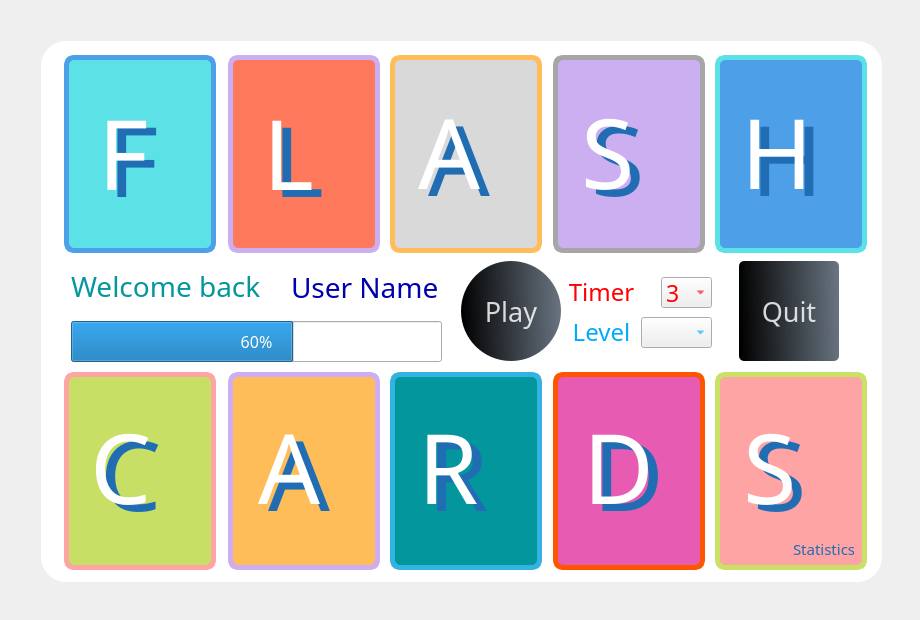
<?xml version="1.0" encoding="UTF-8"?>
<ui version="4.0">
 <class>menu</class>
 <widget class="QWidget" name="menu">
  <property name="geometry">
   <rect>
    <x>0</x>
    <y>0</y>
    <width>920</width>
    <height>620</height>
   </rect>
  </property>
  <property name="minimumSize">
   <size>
    <width>920</width>
    <height>620</height>
   </size>
  </property>
  <property name="maximumSize">
   <size>
    <width>920</width>
    <height>620</height>
   </size>
  </property>
  <property name="windowTitle">
   <string>FlashCards</string>
  </property>
  <property name="locale">
   <locale language="English" country="UnitedStates"/>
  </property>
  <layout class="QGridLayout" name="gridLayout">
   <item row="0" column="0">
    <widget class="QWidget" name="widget" native="true">
     <property name="styleSheet">
      <string notr="true">QPushButton#pushButton{
	background-color: qlineargradient(spread:pad, x1:0, y1:0.50682, x2:1, y2:0.477, stop:0 rgba(0,0,0,255), stop:1 rgba(85,98,112,226));
	color:rgba(255,255,255,210);
	border-radius:5px
}

QPushButton#pushButton:hover{
	background-color: qlineargradient(spread:pad, x1:0, y1:0.50682, x2:1, y2:0.477, stop:0 rgba(255,0,0,255), stop:1 rgba(85,81,84,226));
}

QPushButton#pushButton:pressed{
	padding-left:5px;
	padding-top:5px;
	background-color:rgba(150,123,1,255);
}

QPushButton#quitButton_2{
	background-color: qlineargradient(spread:pad, x1:0, y1:0.50682, x2:1, y2:0.477, stop:0 rgba(0,0,0,255), stop:1 rgba(85,98,112,226));
	color:rgba(255,255,255,210);
	border-radius:5px
}

QPushButton#quitButton_2:hover{
	background-color: qlineargradient(spread:pad, x1:0, y1:0.50682, x2:1, y2:0.477, stop:0 rgba(255,0,0,255), stop:1 rgba(85,81,84,226));
}

QPushButton#quitButton_2:pressed{
	padding-left:5px;
	padding-top:5px;
	background-color:rgba(150,123,1,255);
}

QPushButton#staticsButton{
	color:rgba(255,255,255,210);
	border-radius:5px
}


QPushButton#staticsButton:hover{
	background-color: qlineargradient(spread:pad, x1:0, y1:0.50682, x2:1, y2:0.477, stop:0 rgba(0,0,0,85), stop:1 rgba(50,50,50,150));
}

QPushButton#staticsButton:pressed{
	padding-left:5px;
	padding-top:5px;
	background-color:rgba(255,164,164,255);
}


QLabel#label_F_f:hover{
	background-color: qlineargradient(spread:pad, x1:0, y1:0.50682, x2:1, y2:0.477, stop:0 rgba(0,0,0,85), stop:1 rgba(50,50,50,150));
}
QLabel#label_L_f:hover{
	background-color: qlineargradient(spread:pad, x1:0, y1:0.50682, x2:1, y2:0.477, stop:0 rgba(0,0,0,85), stop:1 rgba(50,50,50,150));
}
QLabel#label_A_f:hover{
	background-color: qlineargradient(spread:pad, x1:0, y1:0.50682, x2:1, y2:0.477, stop:0 rgba(0,0,0,85), stop:1 rgba(50,50,50,150));
}
QLabel#label_S_f:hover{
	background-color: qlineargradient(spread:pad, x1:0, y1:0.50682, x2:1, y2:0.477, stop:0 rgba(0,0,0,85), stop:1 rgba(50,50,50,150));
}
QLabel#label_H_f:hover{
	background-color: qlineargradient(spread:pad, x1:0, y1:0.50682, x2:1, y2:0.477, stop:0 rgba(0,0,0,85), stop:1 rgba(50,50,50,150));
}
QLabel#label_C_f:hover{
	background-color: qlineargradient(spread:pad, x1:0, y1:0.50682, x2:1, y2:0.477, stop:0 rgba(0,0,0,85), stop:1 rgba(50,50,50,150));
}
QLabel#label_2A_f:hover{
	background-color: qlineargradient(spread:pad, x1:0, y1:0.50682, x2:1, y2:0.477, stop:0 rgba(0,0,0,85), stop:1 rgba(50,50,50,150));
}
QLabel#label_R_f:hover{
	background-color: qlineargradient(spread:pad, x1:0, y1:0.50682, x2:1, y2:0.477, stop:0 rgba(0,0,0,85), stop:1 rgba(50,50,50,150));
}
QLabel#label_D_f:hover{
	background-color: qlineargradient(spread:pad, x1:0, y1:0.50682, x2:1, y2:0.477, stop:0 rgba(0,0,0,85), stop:1 rgba(50,50,50,150));
}
QLabel#label_S2_f:hover{
	background-color: qlineargradient(spread:pad, x1:0, y1:0.50682, x2:1, y2:0.477, stop:0 rgba(0,0,0,85), stop:1 rgba(50,50,50,150));
}




</string>
     </property>
     <widget class="QLabel" name="label">
      <property name="geometry">
       <rect>
        <x>30</x>
        <y>30</y>
        <width>841</width>
        <height>541</height>
       </rect>
      </property>
      <property name="font">
       <font>
        <kerning>true</kerning>
       </font>
      </property>
      <property name="styleSheet">
       <string notr="true">background-color: rgb(255, 255, 255);
border-top-right-radius: 25px;
border-bottom-right-radius: 25px;
border-top-left-radius: 25px;
border-bottom-left-radius: 25px;</string>
      </property>
      <property name="text">
       <string/>
      </property>
     </widget>
     <widget class="QLabel" name="label_welcome">
      <property name="geometry">
       <rect>
        <x>60</x>
        <y>250</y>
        <width>211</width>
        <height>51</height>
       </rect>
      </property>
      <property name="font">
       <font>
        <family>Impact</family>
        <pointsize>21</pointsize>
       </font>
      </property>
      <property name="styleSheet">
       <string notr="true">color: rgb(3, 151, 157);</string>
      </property>
      <property name="text">
       <string>Welcome back</string>
      </property>
     </widget>
     <widget class="QPushButton" name="quitButton_2">
      <property name="geometry">
       <rect>
        <x>728</x>
        <y>250</y>
        <width>100</width>
        <height>100</height>
       </rect>
      </property>
      <property name="font">
       <font>
        <family>Arial Black</family>
        <pointsize>20</pointsize>
       </font>
      </property>
      <property name="text">
       <string>Quit</string>
      </property>
     </widget>
     <widget class="QLabel" name="label_username">
      <property name="geometry">
       <rect>
        <x>280</x>
        <y>251</y>
        <width>161</width>
        <height>51</height>
       </rect>
      </property>
      <property name="font">
       <font>
        <family>Impact</family>
        <pointsize>21</pointsize>
        <weight>50</weight>
        <bold>false</bold>
       </font>
      </property>
      <property name="contextMenuPolicy">
       <enum>Qt::CustomContextMenu</enum>
      </property>
      <property name="toolTipDuration">
       <number>-4</number>
      </property>
      <property name="layoutDirection">
       <enum>Qt::LeftToRight</enum>
      </property>
      <property name="autoFillBackground">
       <bool>false</bool>
      </property>
      <property name="styleSheet">
       <string notr="true">color: rgb(0, 0, 173);</string>
      </property>
      <property name="text">
       <string>User Name</string>
      </property>
      <property name="textFormat">
       <enum>Qt::AutoText</enum>
      </property>
      <property name="alignment">
       <set>Qt::AlignLeading|Qt::AlignLeft|Qt::AlignVCenter</set>
      </property>
     </widget>
     <widget class="QProgressBar" name="progressBar_menu">
      <property name="geometry">
       <rect>
        <x>60</x>
        <y>310</y>
        <width>371</width>
        <height>41</height>
       </rect>
      </property>
      <property name="font">
       <font>
        <family>Arial Black</family>
        <pointsize>12</pointsize>
       </font>
      </property>
      <property name="value">
       <number>60</number>
      </property>
      <property name="alignment">
       <set>Qt::AlignCenter</set>
      </property>
     </widget>
     <widget class="QPushButton" name="pushButton">
      <property name="geometry">
       <rect>
        <x>450</x>
        <y>250</y>
        <width>100</width>
        <height>100</height>
       </rect>
      </property>
      <property name="font">
       <font>
        <family>Arial Black</family>
        <pointsize>20</pointsize>
       </font>
      </property>
      <property name="styleSheet">
       <string notr="true">border-top-right-radius: 50px;
border-bottom-right-radius: 50px;
border-top-left-radius: 50px;
border-bottom-left-radius: 50px;</string>
      </property>
      <property name="text">
       <string>Play</string>
      </property>
     </widget>
     <widget class="QLabel" name="label_L_s">
      <property name="geometry">
       <rect>
        <x>262</x>
        <y>68</y>
        <width>101</width>
        <height>161</height>
       </rect>
      </property>
      <property name="font">
       <font>
        <family>Arial Black</family>
        <pointsize>73</pointsize>
       </font>
      </property>
      <property name="styleSheet">
       <string notr="true">color: rgb(32, 109, 180);
</string>
      </property>
      <property name="text">
       <string>L</string>
      </property>
     </widget>
     <widget class="QLabel" name="label_R">
      <property name="geometry">
       <rect>
        <x>407</x>
        <y>375</y>
        <width>101</width>
        <height>161</height>
       </rect>
      </property>
      <property name="font">
       <font>
        <family>Arial Black</family>
        <pointsize>73</pointsize>
       </font>
      </property>
      <property name="styleSheet">
       <string notr="true">color: rgb(255, 255, 255);</string>
      </property>
      <property name="text">
       <string>R</string>
      </property>
     </widget>
     <widget class="QLabel" name="label_A_s">
      <property name="geometry">
       <rect>
        <x>417</x>
        <y>67</y>
        <width>101</width>
        <height>161</height>
       </rect>
      </property>
      <property name="font">
       <font>
        <family>Arial Black</family>
        <pointsize>73</pointsize>
       </font>
      </property>
      <property name="styleSheet">
       <string notr="true">color: rgb(32, 109, 180);
</string>
      </property>
      <property name="text">
       <string>A</string>
      </property>
     </widget>
     <widget class="QLabel" name="label_H_f">
      <property name="geometry">
       <rect>
        <x>707</x>
        <y>47</y>
        <width>146</width>
        <height>192</height>
       </rect>
      </property>
      <property name="styleSheet">
       <string notr="true">border-top-right-radius: 10px;
border-bottom-right-radius: 10px;
border-top-left-radius: 10px;
border-bottom-left-radius: 10px;</string>
      </property>
      <property name="text">
       <string/>
      </property>
     </widget>
     <widget class="QLabel" name="label_H">
      <property name="geometry">
       <rect>
        <x>730</x>
        <y>60</y>
        <width>101</width>
        <height>161</height>
       </rect>
      </property>
      <property name="font">
       <font>
        <family>Arial Black</family>
        <pointsize>73</pointsize>
       </font>
      </property>
      <property name="styleSheet">
       <string notr="true">color: rgb(255, 255, 255);</string>
      </property>
      <property name="text">
       <string>H</string>
      </property>
     </widget>
     <widget class="QLabel" name="label_H_s">
      <property name="geometry">
       <rect>
        <x>740</x>
        <y>67</y>
        <width>101</width>
        <height>161</height>
       </rect>
      </property>
      <property name="font">
       <font>
        <family>Arial Black</family>
        <pointsize>73</pointsize>
       </font>
      </property>
      <property name="styleSheet">
       <string notr="true">color: rgb(32, 109, 180);
</string>
      </property>
      <property name="text">
       <string>H</string>
      </property>
     </widget>
     <widget class="QLabel" name="label_L_b">
      <property name="geometry">
       <rect>
        <x>217</x>
        <y>44</y>
        <width>152</width>
        <height>198</height>
       </rect>
      </property>
      <property name="styleSheet">
       <string notr="true">border-top-right-radius: 10px;
color: rgb(203, 175, 241);
border-bottom-right-radius: 10px;
border-top-left-radius: 10px;
border-bottom-left-radius: 10px;
border-width: 5px;border-style: solid;border-color: rgb(203, 175, 241);background-color: rgb(255, 122, 92);</string>
      </property>
      <property name="text">
       <string/>
      </property>
     </widget>
     <widget class="QLabel" name="label_R_f">
      <property name="geometry">
       <rect>
        <x>383</x>
        <y>364</y>
        <width>146</width>
        <height>192</height>
       </rect>
      </property>
      <property name="styleSheet">
       <string notr="true">border-top-right-radius: 10px;
border-bottom-right-radius: 10px;
border-top-left-radius: 10px;
border-bottom-left-radius: 10px;</string>
      </property>
      <property name="text">
       <string/>
      </property>
     </widget>
     <widget class="QLabel" name="label_L_f">
      <property name="geometry">
       <rect>
        <x>220</x>
        <y>47</y>
        <width>146</width>
        <height>192</height>
       </rect>
      </property>
      <property name="styleSheet">
       <string notr="true">border-top-right-radius: 10px;
border-bottom-right-radius: 10px;
border-top-left-radius: 10px;
border-bottom-left-radius: 10px;</string>
      </property>
      <property name="text">
       <string/>
      </property>
     </widget>
     <widget class="QLabel" name="label_A">
      <property name="geometry">
       <rect>
        <x>407</x>
        <y>60</y>
        <width>101</width>
        <height>161</height>
       </rect>
      </property>
      <property name="font">
       <font>
        <family>Arial Black</family>
        <pointsize>73</pointsize>
       </font>
      </property>
      <property name="styleSheet">
       <string notr="true">color: rgb(255, 255, 255);</string>
      </property>
      <property name="text">
       <string>A</string>
      </property>
     </widget>
     <widget class="QLabel" name="label_2A_s">
      <property name="geometry">
       <rect>
        <x>257</x>
        <y>382</y>
        <width>101</width>
        <height>161</height>
       </rect>
      </property>
      <property name="font">
       <font>
        <family>Arial Black</family>
        <pointsize>73</pointsize>
       </font>
      </property>
      <property name="styleSheet">
       <string notr="true">color: rgb(32, 109, 180);
</string>
      </property>
      <property name="text">
       <string>A</string>
      </property>
     </widget>
     <widget class="QLabel" name="label_F_f">
      <property name="geometry">
       <rect>
        <x>56</x>
        <y>47</y>
        <width>146</width>
        <height>192</height>
       </rect>
      </property>
      <property name="styleSheet">
       <string notr="true">border-top-right-radius: 10px;
border-bottom-right-radius: 10px;
border-top-left-radius: 10px;
border-bottom-left-radius: 10px;</string>
      </property>
      <property name="text">
       <string/>
      </property>
     </widget>
     <widget class="QLabel" name="label_D">
      <property name="geometry">
       <rect>
        <x>572</x>
        <y>375</y>
        <width>101</width>
        <height>161</height>
       </rect>
      </property>
      <property name="font">
       <font>
        <family>Arial Black</family>
        <pointsize>73</pointsize>
       </font>
      </property>
      <property name="styleSheet">
       <string notr="true">color: rgb(255, 255, 255);</string>
      </property>
      <property name="text">
       <string>D</string>
      </property>
     </widget>
     <widget class="QLabel" name="label_F">
      <property name="geometry">
       <rect>
        <x>87</x>
        <y>61</y>
        <width>101</width>
        <height>161</height>
       </rect>
      </property>
      <property name="font">
       <font>
        <family>Arial Black</family>
        <pointsize>73</pointsize>
       </font>
      </property>
      <property name="styleSheet">
       <string notr="true">color: rgb(255, 255, 255);</string>
      </property>
      <property name="text">
       <string>F</string>
      </property>
     </widget>
     <widget class="QLabel" name="label_F_s">
      <property name="geometry">
       <rect>
        <x>97</x>
        <y>68</y>
        <width>101</width>
        <height>161</height>
       </rect>
      </property>
      <property name="font">
       <font>
        <family>Arial Black</family>
        <pointsize>73</pointsize>
       </font>
      </property>
      <property name="styleSheet">
       <string notr="true">color: rgb(32, 109, 180);
</string>
      </property>
      <property name="text">
       <string>F</string>
      </property>
     </widget>
     <widget class="QLabel" name="label_S2_f">
      <property name="geometry">
       <rect>
        <x>707</x>
        <y>364</y>
        <width>146</width>
        <height>192</height>
       </rect>
      </property>
      <property name="styleSheet">
       <string notr="true">border-top-right-radius: 10px;
border-bottom-right-radius: 10px;
border-top-left-radius: 10px;
border-bottom-left-radius: 10px;</string>
      </property>
      <property name="text">
       <string/>
      </property>
     </widget>
     <widget class="QLabel" name="label_A_b">
      <property name="geometry">
       <rect>
        <x>379</x>
        <y>44</y>
        <width>152</width>
        <height>198</height>
       </rect>
      </property>
      <property name="styleSheet">
       <string notr="true">border-top-right-radius: 10px;
border-bottom-right-radius: 10px;
border-top-left-radius: 10px;
border-bottom-left-radius: 10px;
border-width: 5px;border-style: solid;border-color: rgb(255, 189, 89);background-color: rgb(217, 217, 217);</string>
      </property>
      <property name="text">
       <string/>
      </property>
     </widget>
     <widget class="QLabel" name="label_H_b">
      <property name="geometry">
       <rect>
        <x>704</x>
        <y>44</y>
        <width>152</width>
        <height>198</height>
       </rect>
      </property>
      <property name="styleSheet">
       <string notr="true">border-top-right-radius: 10px;
border-bottom-right-radius: 10px;
border-top-left-radius: 10px;
border-bottom-left-radius: 10px;
border-width: 5px;border-style: solid;border-color: rgb(92, 225, 230);background-color: rgb(77, 159, 232);</string>
      </property>
      <property name="text">
       <string/>
      </property>
     </widget>
     <widget class="QLabel" name="label_2A">
      <property name="geometry">
       <rect>
        <x>247</x>
        <y>375</y>
        <width>101</width>
        <height>161</height>
       </rect>
      </property>
      <property name="font">
       <font>
        <family>Arial Black</family>
        <pointsize>73</pointsize>
       </font>
      </property>
      <property name="styleSheet">
       <string notr="true">color: rgb(255, 255, 255);</string>
      </property>
      <property name="text">
       <string>A</string>
      </property>
     </widget>
     <widget class="QLabel" name="label_D_s">
      <property name="geometry">
       <rect>
        <x>582</x>
        <y>382</y>
        <width>101</width>
        <height>161</height>
       </rect>
      </property>
      <property name="font">
       <font>
        <family>Arial Black</family>
        <pointsize>73</pointsize>
       </font>
      </property>
      <property name="styleSheet">
       <string notr="true">color: rgb(32, 109, 180);
</string>
      </property>
      <property name="text">
       <string>D</string>
      </property>
     </widget>
     <widget class="QLabel" name="label_D_f">
      <property name="geometry">
       <rect>
        <x>545</x>
        <y>364</y>
        <width>146</width>
        <height>192</height>
       </rect>
      </property>
      <property name="styleSheet">
       <string notr="true">border-top-right-radius: 10px;
border-bottom-right-radius: 10px;
border-top-left-radius: 10px;
border-bottom-left-radius: 10px;</string>
      </property>
      <property name="text">
       <string/>
      </property>
     </widget>
     <widget class="QLabel" name="label_S2_b">
      <property name="geometry">
       <rect>
        <x>704</x>
        <y>361</y>
        <width>152</width>
        <height>198</height>
       </rect>
      </property>
      <property name="styleSheet">
       <string notr="true">border-top-right-radius: 10px;
border-bottom-right-radius: 10px;
border-top-left-radius: 10px;
border-bottom-left-radius: 10px;
border-width: 5px;border-style: solid;border-color: rgb(201, 226, 101);background-color: rgb(255, 164, 164);</string>
      </property>
      <property name="text">
       <string/>
      </property>
     </widget>
     <widget class="QLabel" name="label_S2_s">
      <property name="geometry">
       <rect>
        <x>742</x>
        <y>382</y>
        <width>101</width>
        <height>161</height>
       </rect>
      </property>
      <property name="font">
       <font>
        <family>Arial Black</family>
        <pointsize>73</pointsize>
       </font>
      </property>
      <property name="styleSheet">
       <string notr="true">color: rgb(32, 109, 180);
</string>
      </property>
      <property name="text">
       <string>S</string>
      </property>
     </widget>
     <widget class="QLabel" name="label_S_b">
      <property name="geometry">
       <rect>
        <x>542</x>
        <y>44</y>
        <width>152</width>
        <height>198</height>
       </rect>
      </property>
      <property name="styleSheet">
       <string notr="true">border-top-right-radius: 10px;
border-bottom-right-radius: 10px;
border-top-left-radius: 10px;
border-bottom-left-radius: 10px;
border-width: 5px;border-style: solid;border-color: rgb(166, 166, 166);background-color: rgb(203, 175, 241);</string>
      </property>
      <property name="text">
       <string/>
      </property>
     </widget>
     <widget class="QLabel" name="label_A_f">
      <property name="geometry">
       <rect>
        <x>382</x>
        <y>47</y>
        <width>146</width>
        <height>192</height>
       </rect>
      </property>
      <property name="styleSheet">
       <string notr="true">border-top-right-radius: 10px;
border-bottom-right-radius: 10px;
border-top-left-radius: 10px;
border-bottom-left-radius: 10px;</string>
      </property>
      <property name="text">
       <string/>
      </property>
     </widget>
     <widget class="QLabel" name="label_2A_f">
      <property name="geometry">
       <rect>
        <x>220</x>
        <y>364</y>
        <width>146</width>
        <height>192</height>
       </rect>
      </property>
      <property name="styleSheet">
       <string notr="true">border-top-right-radius: 10px;
border-bottom-right-radius: 10px;
border-top-left-radius: 10px;
border-bottom-left-radius: 10px;</string>
      </property>
      <property name="text">
       <string/>
      </property>
     </widget>
     <widget class="QLabel" name="label_C">
      <property name="geometry">
       <rect>
        <x>79</x>
        <y>375</y>
        <width>101</width>
        <height>161</height>
       </rect>
      </property>
      <property name="font">
       <font>
        <family>Arial Black</family>
        <pointsize>73</pointsize>
       </font>
      </property>
      <property name="styleSheet">
       <string notr="true">color: rgb(255, 255, 255);</string>
      </property>
      <property name="text">
       <string>C</string>
      </property>
     </widget>
     <widget class="QLabel" name="label_R_s">
      <property name="geometry">
       <rect>
        <x>417</x>
        <y>382</y>
        <width>101</width>
        <height>161</height>
       </rect>
      </property>
      <property name="font">
       <font>
        <family>Arial Black</family>
        <pointsize>73</pointsize>
       </font>
      </property>
      <property name="styleSheet">
       <string notr="true">color: rgb(32, 109, 180);
</string>
      </property>
      <property name="text">
       <string>R</string>
      </property>
     </widget>
     <widget class="QLabel" name="label_R_b">
      <property name="geometry">
       <rect>
        <x>379</x>
        <y>361</y>
        <width>152</width>
        <height>198</height>
       </rect>
      </property>
      <property name="styleSheet">
       <string notr="true">border-top-right-radius: 10px;
border-bottom-right-radius: 10px;
border-top-left-radius: 10px;
border-bottom-left-radius: 10px;
border-width: 5px;border-style: solid;border-color: rgb(50, 179, 226);background-color: rgb(3, 151, 157);</string>
      </property>
      <property name="text">
       <string/>
      </property>
     </widget>
     <widget class="QLabel" name="label_S_f">
      <property name="geometry">
       <rect>
        <x>545</x>
        <y>47</y>
        <width>146</width>
        <height>192</height>
       </rect>
      </property>
      <property name="styleSheet">
       <string notr="true">border-top-right-radius: 10px;
border-bottom-right-radius: 10px;
border-top-left-radius: 10px;
border-bottom-left-radius: 10px;</string>
      </property>
      <property name="text">
       <string/>
      </property>
     </widget>
     <widget class="QLabel" name="label_S_s">
      <property name="geometry">
       <rect>
        <x>580</x>
        <y>67</y>
        <width>101</width>
        <height>161</height>
       </rect>
      </property>
      <property name="font">
       <font>
        <family>Arial Black</family>
        <pointsize>73</pointsize>
       </font>
      </property>
      <property name="styleSheet">
       <string notr="true">color: rgb(32, 109, 180);
</string>
      </property>
      <property name="text">
       <string>S</string>
      </property>
     </widget>
     <widget class="QLabel" name="label_S">
      <property name="geometry">
       <rect>
        <x>570</x>
        <y>60</y>
        <width>101</width>
        <height>161</height>
       </rect>
      </property>
      <property name="font">
       <font>
        <family>Arial Black</family>
        <pointsize>73</pointsize>
       </font>
      </property>
      <property name="styleSheet">
       <string notr="true">color: rgb(255, 255, 255);</string>
      </property>
      <property name="text">
       <string>S</string>
      </property>
     </widget>
     <widget class="QLabel" name="label_S2">
      <property name="geometry">
       <rect>
        <x>732</x>
        <y>375</y>
        <width>101</width>
        <height>161</height>
       </rect>
      </property>
      <property name="font">
       <font>
        <family>Arial Black</family>
        <pointsize>73</pointsize>
       </font>
      </property>
      <property name="styleSheet">
       <string notr="true">color: rgb(255, 255, 255);</string>
      </property>
      <property name="text">
       <string>S</string>
      </property>
     </widget>
     <widget class="QLabel" name="label_D_b">
      <property name="geometry">
       <rect>
        <x>542</x>
        <y>361</y>
        <width>152</width>
        <height>198</height>
       </rect>
      </property>
      <property name="styleSheet">
       <string notr="true">border-top-right-radius: 10px;
border-bottom-right-radius: 10px;
color: rgb(255, 85, 0);
border-top-left-radius: 10px;
border-bottom-left-radius: 10px;
border-width: 5px;border-style: solid;border-color: rgb(255, 85, 0);background-color: rgb(231, 92, 178);</string>
      </property>
      <property name="text">
       <string/>
      </property>
     </widget>
     <widget class="QLabel" name="label_C_f">
      <property name="geometry">
       <rect>
        <x>56</x>
        <y>364</y>
        <width>146</width>
        <height>192</height>
       </rect>
      </property>
      <property name="styleSheet">
       <string notr="true">border-top-right-radius: 10px;
border-bottom-right-radius: 10px;
border-top-left-radius: 10px;
border-bottom-left-radius: 10px;</string>
      </property>
      <property name="text">
       <string/>
      </property>
     </widget>
     <widget class="QLabel" name="label_C_b">
      <property name="geometry">
       <rect>
        <x>53</x>
        <y>361</y>
        <width>152</width>
        <height>198</height>
       </rect>
      </property>
      <property name="styleSheet">
       <string notr="true">border-top-right-radius: 10px;
border-bottom-right-radius: 10px;
border-top-left-radius: 10px;
border-bottom-left-radius: 10px;
border-width: 5px;border-style: solid;border-color: rgb(255, 164, 164);background-color: rgb(199, 223, 100);</string>
      </property>
      <property name="text">
       <string/>
      </property>
     </widget>
     <widget class="QLabel" name="label_C_s">
      <property name="geometry">
       <rect>
        <x>89</x>
        <y>382</y>
        <width>101</width>
        <height>161</height>
       </rect>
      </property>
      <property name="font">
       <font>
        <family>Arial Black</family>
        <pointsize>73</pointsize>
       </font>
      </property>
      <property name="styleSheet">
       <string notr="true">color: rgb(32, 109, 180);
</string>
      </property>
      <property name="text">
       <string>C</string>
      </property>
     </widget>
     <widget class="QLabel" name="label_2A_b">
      <property name="geometry">
       <rect>
        <x>217</x>
        <y>361</y>
        <width>152</width>
        <height>198</height>
       </rect>
      </property>
      <property name="styleSheet">
       <string notr="true">border-top-right-radius: 10px;
border-bottom-right-radius: 10px;
border-top-left-radius: 10px;
border-bottom-left-radius: 10px;
border-width: 5px;border-style: solid;border-color: rgb(203, 175, 241);background-color: rgb(255, 189, 89);</string>
      </property>
      <property name="text">
       <string/>
      </property>
     </widget>
     <widget class="QLabel" name="label_L">
      <property name="geometry">
       <rect>
        <x>252</x>
        <y>61</y>
        <width>101</width>
        <height>161</height>
       </rect>
      </property>
      <property name="font">
       <font>
        <family>Arial Black</family>
        <pointsize>73</pointsize>
       </font>
      </property>
      <property name="styleSheet">
       <string notr="true">color: rgb(255, 255, 255);</string>
      </property>
      <property name="text">
       <string>L</string>
      </property>
     </widget>
     <widget class="QLabel" name="label_F_b">
      <property name="geometry">
       <rect>
        <x>53</x>
        <y>44</y>
        <width>152</width>
        <height>198</height>
       </rect>
      </property>
      <property name="styleSheet">
       <string notr="true">border-top-right-radius: 10px;
border-bottom-right-radius: 10px;
border-top-left-radius: 10px;
background-color: rgb(77, 159, 232);
border-bottom-left-radius: 10px;
border-width: 5px;border-style: solid;border-color: rgb(77, 159, 232);background-color: rgb(92, 225, 230);</string>
      </property>
      <property name="text">
       <string/>
      </property>
     </widget>
     <widget class="QComboBox" name="setTime">
      <property name="geometry">
       <rect>
        <x>650</x>
        <y>266</y>
        <width>51</width>
        <height>31</height>
       </rect>
      </property>
      <property name="font">
       <font>
        <family>Impact</family>
        <pointsize>17</pointsize>
       </font>
      </property>
      <property name="layoutDirection">
       <enum>Qt::LeftToRight</enum>
      </property>
      <property name="styleSheet">
       <string notr="true">color: rgb(255, 0, 0);</string>
      </property>
      <property name="currentIndex">
       <number>2</number>
      </property>
      <item>
       <property name="text">
        <string>1</string>
       </property>
      </item>
      <item>
       <property name="text">
        <string>2</string>
       </property>
      </item>
      <item>
       <property name="text">
        <string>3</string>
       </property>
      </item>
      <item>
       <property name="text">
        <string>4</string>
       </property>
      </item>
      <item>
       <property name="text">
        <string>5</string>
       </property>
      </item>
      <item>
       <property name="text">
        <string>6</string>
       </property>
      </item>
      <item>
       <property name="text">
        <string>7</string>
       </property>
      </item>
      <item>
       <property name="text">
        <string>8</string>
       </property>
      </item>
      <item>
       <property name="text">
        <string>9</string>
       </property>
      </item>
     </widget>
     <widget class="QLabel" name="label_2">
      <property name="geometry">
       <rect>
        <x>555</x>
        <y>260</y>
        <width>71</width>
        <height>41</height>
       </rect>
      </property>
      <property name="font">
       <font>
        <family>Impact</family>
        <pointsize>18</pointsize>
       </font>
      </property>
      <property name="styleSheet">
       <string notr="true">color: rgb(255, 0, 0);</string>
      </property>
      <property name="text">
       <string>Timer</string>
      </property>
      <property name="alignment">
       <set>Qt::AlignCenter</set>
      </property>
     </widget>
     <widget class="QLabel" name="level_info">
      <property name="geometry">
       <rect>
        <x>550</x>
        <y>330</y>
        <width>161</width>
        <height>21</height>
       </rect>
      </property>
      <property name="font">
       <font>
        <family>Arial</family>
        <pointsize>10</pointsize>
       </font>
      </property>
      <property name="styleSheet">
       <string notr="true">color: rgb(255, 0, 0);</string>
      </property>
      <property name="text">
       <string/>
      </property>
      <property name="alignment">
       <set>Qt::AlignCenter</set>
      </property>
     </widget>
     <widget class="QLabel" name="levelText">
      <property name="geometry">
       <rect>
        <x>555</x>
        <y>300</y>
        <width>71</width>
        <height>41</height>
       </rect>
      </property>
      <property name="font">
       <font>
        <family>Impact</family>
        <pointsize>18</pointsize>
        <kerning>true</kerning>
       </font>
      </property>
      <property name="styleSheet">
       <string notr="true">color: rgb(0, 170, 255);</string>
      </property>
      <property name="text">
       <string>Level</string>
      </property>
      <property name="alignment">
       <set>Qt::AlignCenter</set>
      </property>
     </widget>
     <widget class="QComboBox" name="levelSelect">
      <property name="geometry">
       <rect>
        <x>630</x>
        <y>306</y>
        <width>71</width>
        <height>31</height>
       </rect>
      </property>
      <property name="font">
       <font>
        <family>Impact</family>
        <pointsize>17</pointsize>
       </font>
      </property>
      <property name="layoutDirection">
       <enum>Qt::LeftToRight</enum>
      </property>
      <property name="styleSheet">
       <string notr="true">color: rgb(0, 170, 255);</string>
      </property>
      <property name="currentIndex">
       <number>-1</number>
      </property>
     </widget>
     <widget class="QPushButton" name="staticsButton">
      <property name="geometry">
       <rect>
        <x>707</x>
        <y>364</y>
        <width>146</width>
        <height>192</height>
       </rect>
      </property>
      <property name="font">
       <font>
        <family>Arial Black</family>
        <pointsize>73</pointsize>
       </font>
      </property>
      <property name="text">
       <string/>
      </property>
     </widget>
     <widget class="QLabel" name="label_3">
      <property name="geometry">
       <rect>
        <x>782</x>
        <y>528</y>
        <width>61</width>
        <height>20</height>
       </rect>
      </property>
      <property name="font">
       <font>
        <family>Impact</family>
        <pointsize>11</pointsize>
       </font>
      </property>
      <property name="styleSheet">
       <string notr="true">color: rgb(32, 109, 180);</string>
      </property>
      <property name="text">
       <string>Statistics </string>
      </property>
     </widget>
     <zorder>label</zorder>
     <zorder>label_welcome</zorder>
     <zorder>quitButton_2</zorder>
     <zorder>label_username</zorder>
     <zorder>progressBar_menu</zorder>
     <zorder>pushButton</zorder>
     <zorder>label_L_b</zorder>
     <zorder>label_A_b</zorder>
     <zorder>label_H_b</zorder>
     <zorder>label_S2_b</zorder>
     <zorder>label_S_b</zorder>
     <zorder>label_R_b</zorder>
     <zorder>label_D_b</zorder>
     <zorder>label_C_b</zorder>
     <zorder>label_2A_b</zorder>
     <zorder>label_F_b</zorder>
     <zorder>label_2A_s</zorder>
     <zorder>label_2A</zorder>
     <zorder>label_2A_f</zorder>
     <zorder>label_A_s</zorder>
     <zorder>label_A</zorder>
     <zorder>label_A_f</zorder>
     <zorder>label_C_s</zorder>
     <zorder>label_C</zorder>
     <zorder>label_C_f</zorder>
     <zorder>label_D_s</zorder>
     <zorder>label_D</zorder>
     <zorder>label_F_s</zorder>
     <zorder>label_F</zorder>
     <zorder>label_F_f</zorder>
     <zorder>label_H_s</zorder>
     <zorder>label_H</zorder>
     <zorder>label_H_f</zorder>
     <zorder>label_L_s</zorder>
     <zorder>label_L</zorder>
     <zorder>label_L_f</zorder>
     <zorder>label_R_s</zorder>
     <zorder>label_R</zorder>
     <zorder>label_R_f</zorder>
     <zorder>label_S_s</zorder>
     <zorder>label_S</zorder>
     <zorder>label_S_f</zorder>
     <zorder>label_S2_s</zorder>
     <zorder>label_S2</zorder>
     <zorder>label_S2_f</zorder>
     <zorder>setTime</zorder>
     <zorder>label_2</zorder>
     <zorder>label_D_f</zorder>
     <zorder>level_info</zorder>
     <zorder>levelText</zorder>
     <zorder>levelSelect</zorder>
     <zorder>staticsButton</zorder>
     <zorder>label_3</zorder>
    </widget>
   </item>
  </layout>
 </widget>
 <resources/>
 <connections/>
</ui>
